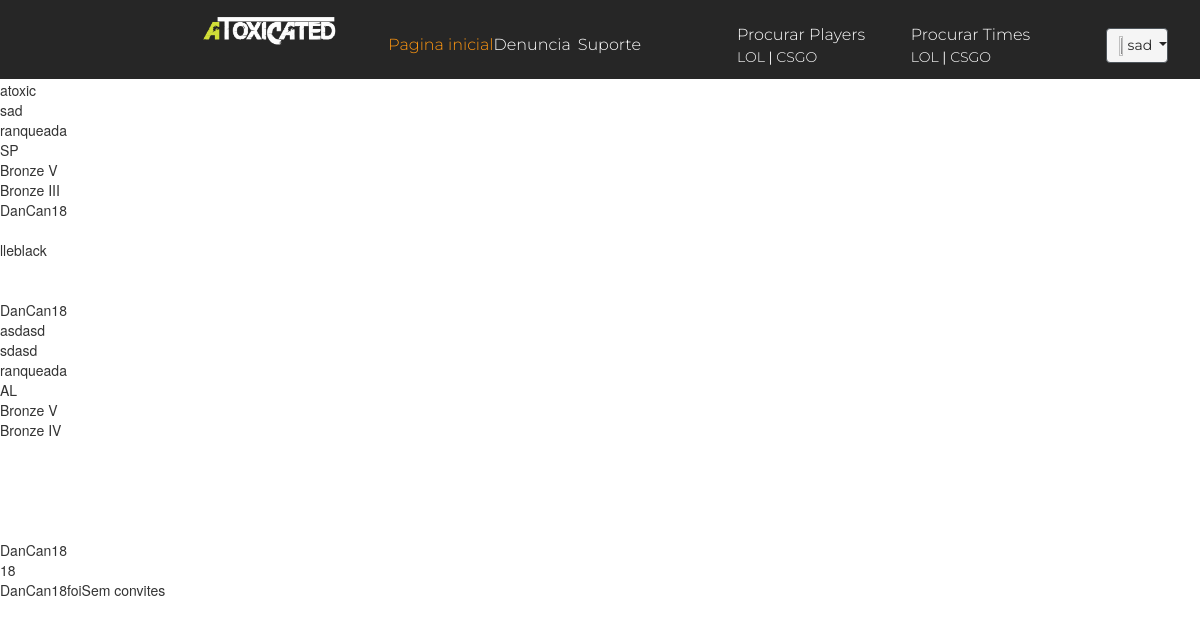
The app's page /perfilequipelolparticular.php (signed in) with its own data.
### tables this page shows
CREATE TABLE IF NOT EXISTS `tb_equipelol` (
  `cd_equipelol` int(11) NOT NULL AUTO_INCREMENT,
  `nome` varchar(40) DEFAULT NULL,
  `descricao` varchar(400) NOT NULL,
  `objetivo` varchar(30) NOT NULL,
  `estado` varchar(10) DEFAULT NULL,
  `id_elominimo` int(11) NOT NULL,
  `id_elomaximo` int(11) NOT NULL,
  `id_Topo` int(11) DEFAULT NULL,
  `id_Selva` int(11) DEFAULT NULL,
  `id_Meio` int(11) DEFAULT NULL,
  `id_Atirador` int(11) DEFAULT NULL,
  `id_Suporte` int(11) DEFAULT NULL,
  `id_dono` int(11) DEFAULT NULL,
  PRIMARY KEY (`cd_equipelol`),
  UNIQUE KEY `nome` (`nome`),
  KEY `id_elominimo` (`id_elominimo`),
  KEY `id_elomaximo` (`id_elomaximo`),
  KEY `id_Topo` (`id_Topo`),
  KEY `id_Selva` (`id_Selva`),
  KEY `id_Meio` (`id_Meio`),
  KEY `id_Atirador` (`id_Atirador`),
  KEY `id_Suporte` (`id_Suporte`),
  KEY `id_dono` (`id_dono`)
);

CREATE TABLE IF NOT EXISTS `tb_elolol` (
  `cd_elolol` int(11) NOT NULL AUTO_INCREMENT,
  `elo` varchar(30) NOT NULL,
  `apielo` varchar(30) DEFAULT NULL,
  PRIMARY KEY (`cd_elolol`),
  UNIQUE KEY `elo` (`elo`)
);

CREATE TABLE IF NOT EXISTS `tb_perfillol` (
  `cd_perfillol` int(11) NOT NULL AUTO_INCREMENT,
  `nick` varchar(40) NOT NULL,
  `objetivo` varchar(30) DEFAULT NULL,
  `estado` varchar(30) NOT NULL,
  `campeao1` int(11) DEFAULT NULL,
  `campeao2` int(11) DEFAULT NULL,
  `campeao3` int(11) DEFAULT NULL,
  `campeao4` int(11) DEFAULT NULL,
  `campeao5` int(11) DEFAULT NULL,
  `id_elolol` int(11) NOT NULL,
  `id_lane1lol` int(11) NOT NULL,
  `id_lane2lol` int(11) DEFAULT NULL,
  `id_usuario` int(11) NOT NULL,
  `id_equipelol` int(11) DEFAULT NULL,
  `idlol` int(11) DEFAULT NULL,
  `reputacao` int(11) DEFAULT NULL,
  `levellol` int(11) NOT NULL,
  `imgperfil` varchar(300) NOT NULL,
  `elo` varchar(40) NOT NULL,
  PRIMARY KEY (`cd_perfillol`),
  UNIQUE KEY `nick` (`nick`),
  UNIQUE KEY `id_usuario` (`id_usuario`),
  KEY `id_elolol` (`id_elolol`),
  KEY `id_lane1lol` (`id_lane1lol`),
  KEY `id_lane2lol` (`id_lane2lol`),
  KEY `id_equipelol` (`id_equipelol`),
  KEY `campeao1` (`campeao1`),
  KEY `campeao2` (`campeao2`),
  KEY `campeao3` (`campeao3`),
  KEY `campeao4` (`campeao4`),
  KEY `campeao5` (`campeao5`)
);

### selectdedadosperfilparticular.php (called while the page is built, shortened)
<?php
include 'connect.php';
$cd=$_SESSION["cdusuario"];
$sql = "SELECT * FROM tb_perfillol WHERE id_usuario='$cd'";
$result = $conn->query($sql);
?>

### perfilequipelolparticular.php (the view, shortened to what this page needs)
<?php
include 'connect.php';
include 'selectdedadosperfilparticular.php';
include 'conviteperfil.php';
if(isset($_SESSION["cdusuario"])){
  include 'menulogado.php';
}
else{
  header('Location: login.php');
}
?><!DOCTYPE html>
<html lang="en" dir="ltr">
  <head>
  </head>
  <body>
    <?php
    $id=$_SESSION['cdusuario'];
    $sql = "SELECT * FROM tb_perfillol WHERE id_usuario=$id";
    $result = $conn->query($sql);
    if ($result->num_rows > 0) {
      while($row = $result->fetch_assoc()) {
        $id=$row['cd_perfillol'];
      }
    }
    $sql = "SELECT Eq.cd_equipelol, Eq.nome, Eq.descricao, Eq.objetivo, Eq.estado, E.elo AS elominimo, E1.elo as elomaximo, P.nick AS topo, P1.nick AS selva, P2.nick AS meio, P3.nick AS atirador, P4.nick AS suporte, P5.nick AS dono
FROM tb_equipelol AS Eq
LEFT JOIN tb_elolol AS E
ON Eq.id_elominimo = E.cd_elolol
LEFT JOIN tb_elolol AS E1
ON Eq.id_elomaximo = E1.cd_elolol
LEFT JOIN tb_perfillol AS P
ON Eq.id_Topo = P.cd_perfillol
LEFT JOIN tb_perfillol AS P1
ON Eq.id_Selva = P1.cd_perfillol
LEFT JOIN tb_perfillol AS P2
ON Eq.id_Meio = P2.cd_perfillol
LEFT JOIN tb_perfillol AS P3
ON Eq.id_atirador = P3.cd_perfillol
LEFT JOIN tb_perfillol AS P4
ON Eq.id_suporte = P4.cd_perfillol
LEFT JOIN tb_perfillol AS P5
ON Eq.id_dono = P5.cd_perfillol
WHERE id_Topo=$id or id_Selva=$id or id_meio=$id or id_atirador=$id or id_suporte=$id or id_dono=$id";
    $result = $conn->query($sql);
    if ($result->num_rows > 0) {
      while($row = $result->fetch_assoc()) {
        echo $row['nome']."<br>"
        .$row['descricao']."<br>"
        .$row['objetivo']."<br>"
        .$row['estado']."<br>"
        .$row['elominimo']."<br>"
        .$row['elomaximo']."<br>"
        .$row['topo']."<br>"
        .$row['selva']."<br>"
        .$row['meio']."<br>"
        .$row['atirador']."<br>"
        .$row['suporte']."<br>"
        .$row['dono']."<br>";
        $cdequipe=$row['cd_equipelol'];
        $dono=$row['dono'];
      }
    }else {
      echo "Sem equipe";
    }
    $sql = "SELECT * FROM tb_perfillol WHERE nick = '$dono'";
    $result = $conn->query($sql);
    if ($result->num_rows > 0) {
      while($row = $result->fetch_assoc()) {
        $cddono=$row['cd_perfillol'];
      }
    }
    echo $id."<br>".$dono;
  if ($id == $cddono) {
    echo "foi";
    $sql = "SELECT C.cd_convite, L.lane AS lane, P.nick AS nome, C.mensagem, C.status, C.id_jogadorlol
            FROM tb_conviteusuarioequipe AS C
            INNER JOIN tb_lanelol AS L
            ON C.id_lanelol=L.cd_lanelol
            INNER JOIN tb_perfillol AS P
            ON C.id_jogadorlol=P.cd_perfillol
            WHERE C.id_equipelol=$cdequipe and status = 0 ";
    $result = $conn->query($sql);
    if ($result->num_rows > 0) {
      while($row = $result->fetch_assoc()) {
        echo "<form method='POST'>
                O jogador <strong>".$row['nome']."</strong> quer se juntar a sua equipe atuando na função <strong>".$row['lane']
                ."</strong><br>mensagem: <strong>".$row['mensagem']."</strong><br><input type='hidden' name='cdconvite' value='".$row['cd_convite']."'>
                <input type='hidden' name='lane' value='".$row['lane']."'><input type='hidden' name='cdconvite' value='".$row['id_jogadorlol']."'>
                <input type='submit' name='botao' value='Aceitar'><input type='submit' name='botao' value='Recusar'><br></form>";
      }
    }else{
      echo "Sem convites";
    }
  }
    ?>
  </body>
</html>

### styles/main_styles.css (style rules this page uses)
* { margin: 0; padding: 0; -webkit-font-smoothing: antialiased; -webkit-text-shadow: rgba(0,0,0,.01) 0 0 1px; text-shadow: rgba(0,0,0,.01) 0 0 1px; }
body { font-family: 'Montserrat', sans-serif; font-size: 14px; font-weight: 400; background: #FFFFFF; color: #a5a5a5; }

### records on screen
tb_equipelol: nome "atoxic", descricao "sad", objetivo "ranqueada", estado "SP", id_elominimo.elo "Bronze V", id_elomaximo.elo "Bronze III", id_Topo.nick "DanCan18", id_Meio.nick "lleblack"
tb_equipelol: nome "asdasd", descricao "sdasd", objetivo "ranqueada", estado "AL", id_elominimo.elo "Bronze V", id_elomaximo.elo "Bronze IV", id_dono.nick "DanCan18"
tb_perfillol: cd_perfillol "18", nick "DanCan18"

### other values on screen
$_SESSION['nick'] "sad"
